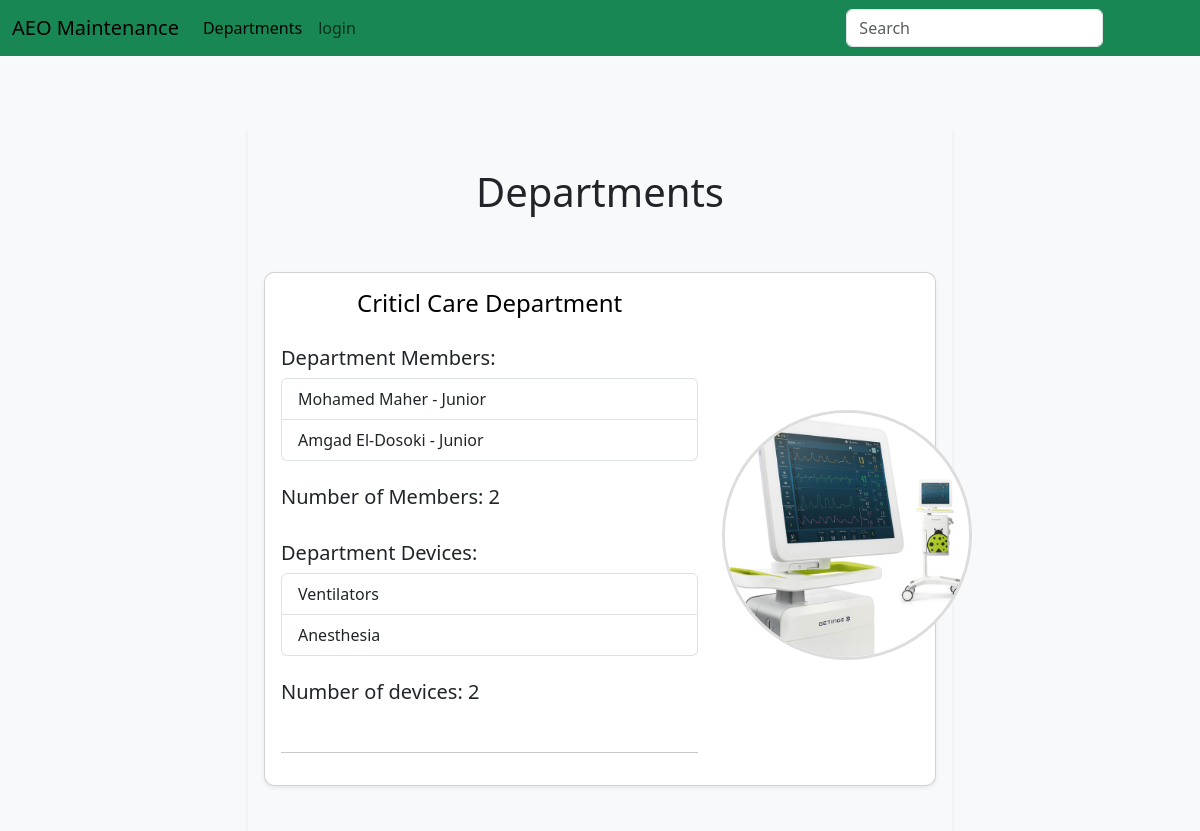
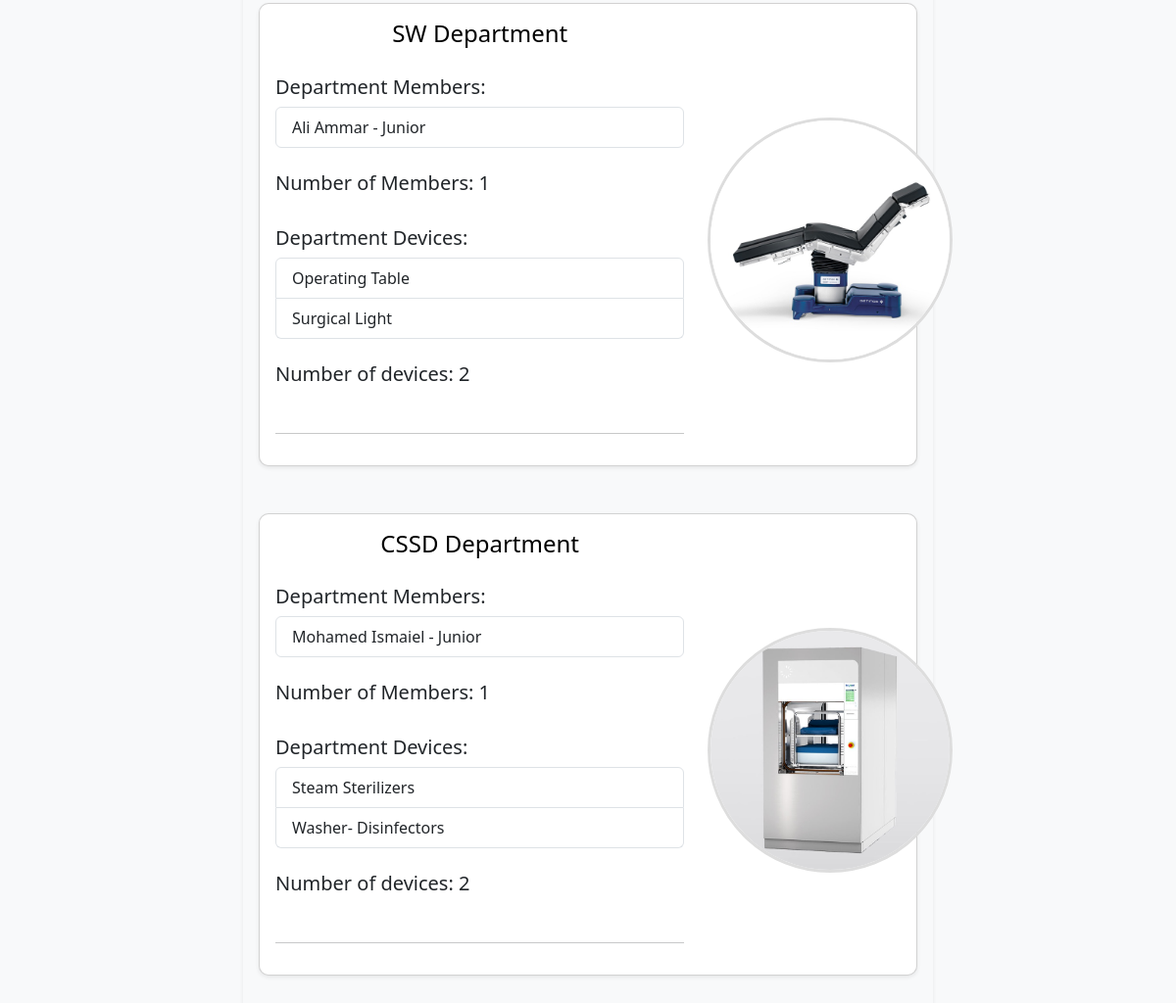
Screenshot of /departments/ with the database file from the repository (2 pictures, top to bottom).
### maintenance_system/models.py (models this page shows, shortened)
class Department(db.Model):
	id = db.Column(db.Integer, primary_key=True)
	name = db.Column(db.String(80), unique=True)
	members = db.relationship('User', backref='department', lazy=True)
	devices = db.relationship('Device', backref='department', lazy=True)

class User(db.Model, UserMixin):
	id = db.Column(db.Integer, primary_key=True)
	username = db.Column(db.String(80), unique=True)
	email = db.Column(db.String(120), unique=True)
	password = db.Column(db.String(120))
	rank = db.Column(db.String(120), default="Junior")
	profile_pic = db.Column(db.String(120), default="default.jpg")
	department_id = db.Column(db.Integer, db.ForeignKey('department.id'))
	machines = db.relationship('Machine', backref='user', lazy=True)
	hospitals = db.relationship('Hospital', secondary='user_hospital', backref='users', lazy='dynamic')

class Device(db.Model):
	id = db.Column(db.Integer, primary_key=True)
	name = db.Column(db.String(80), unique=True)
	department_id = db.Column(db.Integer, db.ForeignKey('department.id'))
	models = db.relationship('Model', backref='device', lazy=True)

class Model(db.Model):
	id = db.Column(db.Integer, primary_key=True)
	name = db.Column(db.String(80), unique=True)
	manufacturer = db.Column(db.String(80))
	picture = db.Column(db.String(20), default='device_model.jpg')
	device_id = db.Column(db.Integer, db.ForeignKey('device.id'))
	machines = db.relationship('Machine', backref='model', lazy=True)

### maintenance_system/Departments/routes.py (the view)
@departmentsbp.route('/departments/', methods=['GET', 'POST'])
def departments():
    form = DepartmentForm()
    departments = Department.query.all()
    users = User.query.all()
    department_pics = []
    for department in departments:
        for device in department.devices:
            for model in device.models:
                department_pics.append(model.picture)
    department_picture = choice(department_pics) if department_pics else 'device_model.jpg'
    return render_template('departments.html', departments=departments, form=form, department_picture=department_picture, users=users)

### maintenance_system/Departments/forms.py (shortened to what this page needs)
class DepartmentForm(FlaskForm):
    name = StringField('Department Name', validators=[DataRequired(), Length(min=2, max=20)])
    submit = SubmitField('Add')

### maintenance_system/Templates/departments.html (shortened to what this page needs)
{% extends "layout.html"%}
{% block content %}
<div class="row justify-content-center">
	<div class="col-lg-8 mt-4 mb-4">
		<div class=" p-3 shadow-sm">
			<div class="row">
				<div class="col-md-8 col-lg-12 mt-4 mb-4">
					<h1 class="text-center">Departments</h1>
				</div>
				{% for department in departments %}
				<div class="col-md-8 col-lg-12 mt-4 mb-4">
					<div class="card p-3 shadow-sm">
						<div class="row align-items-center">
							<div class="col-lg-8 col-12">
								<a href="{{ url_for('devicesbp.devices', department_id = department.id)}}"
									class="anchor-custom">
									<h4 class="mb-1 text-center">{{department.name}} Department</h4>
								</a>
								<br>
								<h5>Department Members: </h5>
								{% if department.members%}
								<div class="list-group">
									{% for member in department.members%}
									<a href="{{ url_for('usersbp.user', id = member.id)}}"
										class="list-group-item list-group-item-action">{{ member.username }} - {{
										member.rank }}</a>
									{% endfor%}
								</div>
								<br>
								<h5>Number of Members: {{ department.members|length }}</h5>
								{% endif %}
								<br>
								<h5>Department Devices: </h5>
								{% if department.devices%}
								<div class="list-group">
									{% for device in department.devices%}
									<a href=" {{url_for( 'modelsbp.models', device_id=device.id) }}"
										class="list-group-item list-group-item-action">{{
										device.name }}</a>
									{% endfor%}
								</div>
								<br>
								<h5>Number of devices: {{ department.devices|length }}</h5>
								{% else %}
								<p>There is no devices</p>
								{% endif%}
								<br>
								<hr>
							</div>
							<div class="col-lg-4 text-center mt-1">
								{% set department_device = department.devices | random if department.devices else [] %}
								{% set department_picture = (department_device.models | random).picture if
								department_device.models else 'device_model.jpg' %}
								<img src="{{ url_for('static', filename='images/' + department_picture) }}"
									alt="Department Photo" class="rounded-photo mt-2">
							</div>
						</div>
					</div>
				</div>
				{% endfor %}
			</div>
		</div>
	</div>
	{% endblock%}

### maintenance_system/static/css/style.css (style rules this page uses)
body { background-color: #f8f9fa; }
.rounded-photo { width: 250px; height: 250px; object-fit: cover; border-radius: 50%; border: 3px solid #ddd; }
.anchor-custom { text-decoration: none; color: black; cursor: pointer; transition: color 0.3s ease; }
.card { border-radius: 10px; }
.list-group-item { display: flex; justify-content: space-between; align-items: center; }

### rows the page displays
Department: name "Criticl Care", members|length "2", devices|length "2", picture (picture)
User: username "Mohamed Maher", rank "Junior"
User: username "Amgad El-Dosoki", rank "Junior"
Device: name "Ventilators"
Device: name "Anesthesia"
Department: name "SW", members|length "1", devices|length "2", picture (picture)
User: username "Ali Ammar", rank "Junior"
Device: name "Operating Table"
Device: name "Surgical Light"
Department: name "CSSD", members|length "1", devices|length "2", picture (picture)
User: username "Mohamed Ismaiel", rank "Junior"
Device: name "Steam Sterilizers"
Device: name "Washer- Disinfectors"
